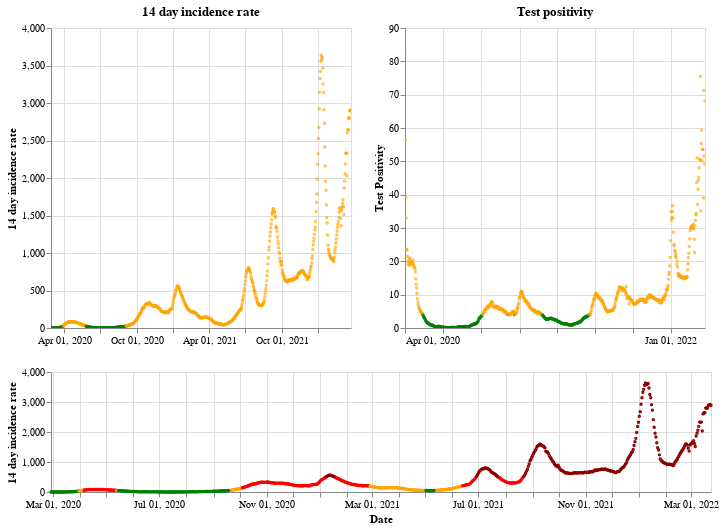

Here is the notebook cell this chart was saved with:
### Markdown cell above
## Scotland

### Code cell
plot_traffic_light('Scotland')

### Figure 1 — Vega-Lite specification as saved in the notebook (floating-point values rounded to 4 significant figures; data arrays with more than 128 entries replaced by an {"elided": "..."} marker saying what was removed)
{"config": {"view": {"continuousWidth": 400, "continuousHeight": 300}}, "vconcat": [{"hconcat": [{"mark": {"type": "point", "size": 2}, "encoding": {"color": {"condition": {"value": "green", "test": "(datum.twoWeeklyCasesRate <= 25)"}, "value": "orange"}, "tooltip": [{"type": "nominal", "field": "areaName"}, {"type": "temporal", "field": "date"}, {"type": "quantitative", "field": "twoWeeklyCasesRate"}, {"type": "quantitative", "field": "testPositivity"}], "x": {"type": "temporal", "axis": {"title": ""}, "field": "date", "scale": {"domain": {"selection": "DateBrush"}}, "timeUnit": "yearmonthdate"}, "y": {"type": "quantitative", "axis": {"title": "14 day incidence rate"}, "field": "twoWeeklyCasesRate"}}, "title": "14 day incidence rate", "width": 300}, {"mark": {"type": "point", "size": 2}, "encoding": {"color": {"condition": {"value": "green", "test": "(datum.testPositivity <= 4)"}, "value": "orange"}, "tooltip": [{"type": "nominal", "field": "areaName"}, {"type": "temporal", "field": "date"}, {"type": "quantitative", "field": "twoWeeklyCasesRate"}, {"type": "quantitative", "field": "testPositivity"}], "x": {"type": "temporal", "axis": {"title": ""}, "field": "date", "scale": {"domain": {"selection": "DateBrush"}}, "timeUnit": "yearmonthdate"}, "y": {"type": "quantitative", "axis": {"title": "Test Positivity"}, "field": "testPositivity"}}, "title": "Test positivity", "width": 300}]}, {"layer": [{"mark": {"type": "point", "size": 2}, "encoding": {"color": {"condition": {"value": "orange", "test": "(((datum.testPositivity < 4) && (datum.twoWeeklyCasesRate >= 50)) && (datum.twoWeeklyCasesRate < 200))"}, "value": "red"}, "opacity": {"condition": {"value": 1, "test": "((datum.twoWeeklyCasesRate >= 50) && (datum.twoWeeklyCasesRate < 500))"}, "value": 0}, "tooltip": [{"type": "nominal", "field": "areaName"}, {"type": "temporal", "field": "date"}, {"type": "quantitative", "field": "twoWeeklyCasesRate"}, {"type": "quantitative", "field": "testPositivity"}], "x": {"type": "temporal", "axis": {"title": "Date"}, "field": "date", "timeUnit": "yearmonthdate"}, "y": {"type": "quantitative", "axis": {"title": "14 day incidence rate"}, "field": "twoWeeklyCasesRate"}}, "selection": {"DateBrush": {"type": "interval", "encodings": ["x"], "fields": ["Time"]}}}, {"mark": {"type": "point", "size": 2}, "encoding": {"color": {"value": "darkred"}, "opacity": {"condition": {"value": 1, "test": "(datum.twoWeeklyCasesRate >= 500)"}, "value": 0}, "tooltip": [{"type": "nominal", "field": "areaName"}, {"type": "temporal", "field": "date"}, {"type": "quantitative", "field": "twoWeeklyCasesRate"}, {"type": "quantitative", "field": "testPositivity"}], "x": {"type": "temporal", "axis": {"title": "Date"}, "field": "date", "timeUnit": "yearmonthdate"}, "y": {"type": "quantitative", "axis": {"title": "14 day incidence rate"}, "field": "twoWeeklyCasesRate"}}}, {"mark": {"type": "point", "size": 2}, "encoding": {"color": {"condition": {"value": "green", "test": "((datum.testPositivity < 4) && (datum.twoWeeklyCasesRate < 50))"}, "value": "orange"}, "opacity": {"condition": {"value": 1, "test": "(datum.twoWeeklyCasesRate < 50)"}, "value": 0}, "tooltip": [{"type": "nominal", "field": "areaName"}, {"type": "temporal", "field": "date"}, {"type": "quantitative", "field": "twoWeeklyCasesRate"}, {"type": "quantitative", "field": "testPositivity"}], "x": {"type": "temporal", "axis": {"title": "Date"}, "field": "date", "timeUnit": "yearmonthdate"}, "y": {"type": "quantitative", "axis": {"title": "14 day incidence rate"}, "field": "twoWeeklyCasesRate"}}}], "height": 120, "width": 660}], "data": {"name": "data-9b971e1d7aae9fe938e2d0593c360a5f"}, "$schema": "https://vega.github.io/schema/vega-lite/v4.8.1.json", "datasets": {"data-9b971e1d7aae9fe938e2d0593c360a5f": {"elided": "756 records"}}}
